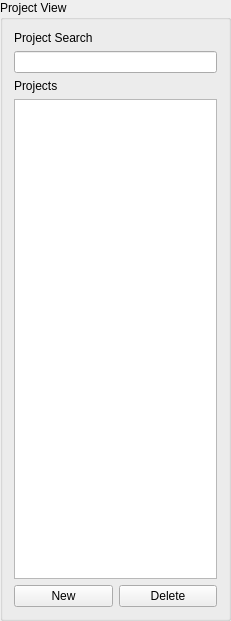
     <widget class="QGroupBox" name="ProjectViewContainer">
      <property name="geometry">
       <rect>
        <x>0</x>
        <y>0</y>
        <width>231</width>
        <height>621</height>
       </rect>
      </property>
      <property name="font">
       <font>
        <weight>50</weight>
        <bold>false</bold>
       </font>
      </property>
      <property name="title">
       <string>Project View</string>
      </property>
      <layout class="QVBoxLayout" name="verticalLayout_3">
       <item>
        <layout class="QVBoxLayout" name="ProjectViewMainLayout">
         <item>
          <widget class="QLabel" name="ProjectSearchLabel">
           <property name="font">
            <font>
             <weight>50</weight>
             <bold>false</bold>
            </font>
           </property>
           <property name="text">
            <string>Project Search</string>
           </property>
          </widget>
         </item>
         <item>
          <widget class="QLineEdit" name="projectSearch">
           <property name="font">
            <font>
             <weight>50</weight>
             <bold>false</bold>
            </font>
           </property>
           <property name="focusPolicy">
            <enum>Qt::NoFocus</enum>
           </property>
          </widget>
         </item>
         <item>
          <layout class="QVBoxLayout" name="ProjectMainLayout">
           <item>
            <widget class="QLabel" name="ProjectsLabel">
             <property name="font">
              <font>
               <weight>50</weight>
               <bold>false</bold>
              </font>
             </property>
             <property name="text">
              <string>Projects</string>
             </property>
            </widget>
           </item>
           <item>
            <widget class="QListWidget" name="projectList">
             <property name="focusPolicy">
              <enum>Qt::NoFocus</enum>
             </property>
            </widget>
           </item>
          </layout>
         </item>
        </layout>
       </item>
       <item>
        <layout class="QHBoxLayout" name="ProjectButtonsLayout">
         <item>
          <widget class="QPushButton" name="projectNewButton">
           <property name="font">
            <font>
             <weight>50</weight>
             <bold>false</bold>
            </font>
           </property>
           <property name="text">
            <string> New </string>
           </property>
          </widget>
         </item>
         <item>
          <widget class="QPushButton" name="projectDeleteButton">
           <property name="font">
            <font>
             <weight>50</weight>
             <bold>false</bold>
            </font>
           </property>
           <property name="text">
            <string> Delete </string>
           </property>
          </widget>
         </item>
        </layout>
       </item>
      </layout>
     </widget>
